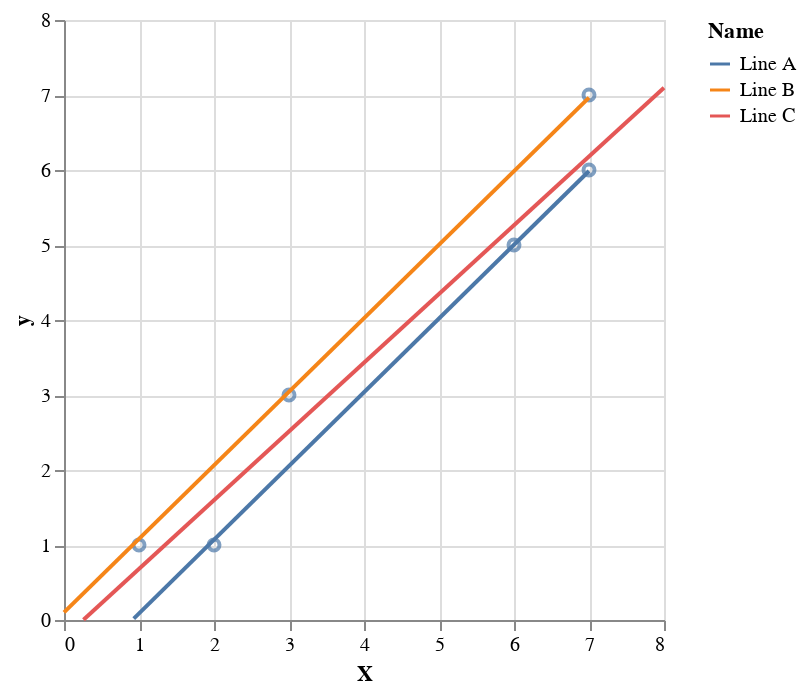

The notebook cell this image was saved under:
### Markdown cell above
Now consider these three **potential** lines we could fit for the same dataset:

### Code cell
lines = pd.DataFrame(
    [
        [0.93, 0.017562, 'Line A'],
        [7, 5.9868, 'Line A'],
        [0, 0.1022, 'Line B'],
        [7, 6.965, 'Line B'],
        [0.26, 0.003564, 'Line C'],
        [8, 7.0965, 'Line C']
    ],
    columns=["X", "y", 'Name']
)

base + alt.Chart(lines).mark_line().encode(
    x='X',
    y='y',
    color='Name'
)

### Figure 1 — Vega-Lite specification as saved in the notebook (floating-point values rounded to 4 significant figures)
{"config": {"view": {"continuousWidth": 300, "continuousHeight": 300}}, "layer": [{"data": {"name": "data-fc712e376d10b53a6f46adb2694617be"}, "mark": {"type": "point"}, "encoding": {"x": {"field": "X", "type": "quantitative"}, "y": {"field": "y", "type": "quantitative"}}}, {"data": {"name": "data-8d29b168c0e5840f508077a16a560d5b"}, "mark": {"type": "line"}, "encoding": {"color": {"field": "Name", "type": "nominal"}, "x": {"field": "X", "type": "quantitative"}, "y": {"field": "y", "type": "quantitative"}}}], "$schema": "https://vega.github.io/schema/vega-lite/v5.8.0.json", "datasets": {"data-fc712e376d10b53a6f46adb2694617be": [{"X": 1, "y": 1}, {"X": 2, "y": 1}, {"X": 3, "y": 3}, {"X": 6, "y": 5}, {"X": 7, "y": 7}, {"X": 7, "y": 6}], "data-8d29b168c0e5840f508077a16a560d5b": [{"X": 0.93, "y": 0.01756, "Name": "Line A"}, {"X": 7.0, "y": 5.987, "Name": "Line A"}, {"X": 0.0, "y": 0.1022, "Name": "Line B"}, {"X": 7.0, "y": 6.965, "Name": "Line B"}, {"X": 0.26, "y": 0.003564, "Name": "Line C"}, {"X": 8.0, "y": 7.096, "Name": "Line C"}]}}
